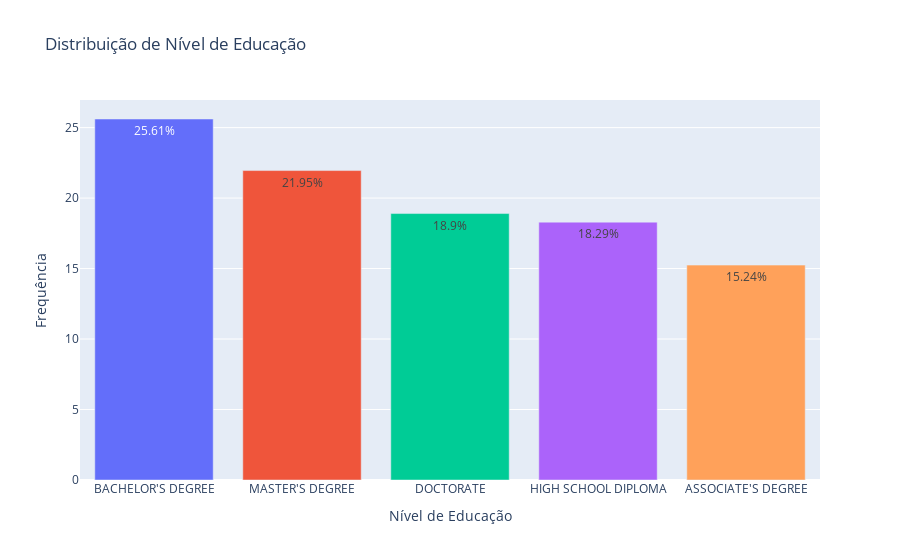

Source (notebook cell):
### Markdown cell above
a categoria genero está bem semelhante perto de estarem balanceadas

### Code cell
#criar variaveis de porcentagem e contagem para a coluna 'Education'
education_contagem = df['Education'].value_counts()
education_porcentagem = (education_contagem / education_contagem.sum()) * 100

#printar os resultados
print(f'O numero de itens é:\n\n{education_contagem}\n\n')
print(f'A porcentagem é:\n\n{education_porcentagem}\n\n')

# criar o gráfico de barras para a coluna 'Education'
fig = px.bar(
    education_porcentagem,
    x=education_porcentagem.index,
    y=education_porcentagem.values,
    title='Distribuição de Nível de Educação',
    labels={'x':'Nível de Educação', 'y':'Frequência (%)'},
    color=education_porcentagem.index,
    text=education_porcentagem.round(2),   # Texto com porcentagem

)
# Formatando o texto das barras
fig.update_traces(
    texttemplate='%{text}%',    # Adiciona o símbolo %
    textposition='inside'      # Coloca o texto dentro das barras
)

# Ajustes finais no layout
fig.update_layout(
    showlegend=False,
    yaxis_title="Frequência",
    xaxis_title="Nível de Educação"
)
fig.show()

### Figure 1 — Plotly figure (JSON) as saved in the notebook; plotly's stock layout.template omitted (floating-point values rounded to 4 significant figures)
{"data": [{"hovertemplate": "Education=%{x}<br>Frequência (%)=%{y}<br>text=%{text}<extra></extra>", "legendgroup": "BACHELOR'S DEGREE", "marker": {"color": "#636efa", "pattern": {"shape": ""}}, "name": "BACHELOR'S DEGREE", "orientation": "v", "showlegend": true, "text": [25.61], "textposition": "inside", "texttemplate": "%{text}%", "type": "bar", "x": ["BACHELOR'S DEGREE"], "xaxis": "x", "y": [25.61], "yaxis": "y"}, {"hovertemplate": "Education=%{x}<br>Frequência (%)=%{y}<br>text=%{text}<extra></extra>", "legendgroup": "MASTER'S DEGREE", "marker": {"color": "#EF553B", "pattern": {"shape": ""}}, "name": "MASTER'S DEGREE", "orientation": "v", "showlegend": true, "text": [21.95], "textposition": "inside", "texttemplate": "%{text}%", "type": "bar", "x": ["MASTER'S DEGREE"], "xaxis": "x", "y": [21.95], "yaxis": "y"}, {"hovertemplate": "Education=%{x}<br>Frequência (%)=%{y}<br>text=%{text}<extra></extra>", "legendgroup": "DOCTORATE", "marker": {"color": "#00cc96", "pattern": {"shape": ""}}, "name": "DOCTORATE", "orientation": "v", "showlegend": true, "text": [18.9], "textposition": "inside", "texttemplate": "%{text}%", "type": "bar", "x": ["DOCTORATE"], "xaxis": "x", "y": [18.9], "yaxis": "y"}, {"hovertemplate": "Education=%{x}<br>Frequência (%)=%{y}<br>text=%{text}<extra></extra>", "legendgroup": "HIGH SCHOOL DIPLOMA", "marker": {"color": "#ab63fa", "pattern": {"shape": ""}}, "name": "HIGH SCHOOL DIPLOMA", "orientation": "v", "showlegend": true, "text": [18.29], "textposition": "inside", "texttemplate": "%{text}%", "type": "bar", "x": ["HIGH SCHOOL DIPLOMA"], "xaxis": "x", "y": [18.29], "yaxis": "y"}, {"hovertemplate": "Education=%{x}<br>Frequência (%)=%{y}<br>text=%{text}<extra></extra>", "legendgroup": "ASSOCIATE'S DEGREE", "marker": {"color": "#FFA15A", "pattern": {"shape": ""}}, "name": "ASSOCIATE'S DEGREE", "orientation": "v", "showlegend": true, "text": [15.24], "textposition": "inside", "texttemplate": "%{text}%", "type": "bar", "x": ["ASSOCIATE'S DEGREE"], "xaxis": "x", "y": [15.24], "yaxis": "y"}], "layout": {"barmode": "relative", "legend": {"title": {"text": "Education"}, "tracegroupgap": 0}, "showlegend": false, "title": {"text": "Distribuição de Nível de Educação"}, "xaxis": {"anchor": "y", "categoryarray": ["BACHELOR'S DEGREE", "MASTER'S DEGREE", "DOCTORATE", "HIGH SCHOOL DIPLOMA", "ASSOCIATE'S DEGREE"], "categoryorder": "array", "domain": [0, 1], "title": {"text": "Nível de Educação"}}, "yaxis": {"anchor": "x", "domain": [0, 1], "title": {"text": "Frequência"}}}}
